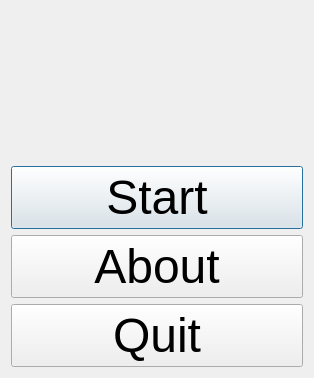
<?xml version="1.0" encoding="UTF-8"?>
<ui version="4.0">
 <class>QtTestQtCreatorProFileMenuDialog</class>
 <widget class="QDialog" name="QtTestQtCreatorProFileMenuDialog">
  <property name="geometry">
   <rect>
    <x>0</x>
    <y>0</y>
    <width>314</width>
    <height>378</height>
   </rect>
  </property>
  <property name="font">
   <font>
    <pointsize>36</pointsize>
   </font>
  </property>
  <property name="windowTitle">
   <string>TestQtCreatorProFile</string>
  </property>
  <property name="windowIcon">
   <iconset resource="ToolTestQtCreatorProFile.qrc">
    <normaloff>:/images/PicQtCreator.png</normaloff>:/images/PicQtCreator.png</iconset>
  </property>
  <layout class="QVBoxLayout" name="verticalLayout">
   <item>
    <widget class="QLabel" name="image">
     <property name="text">
      <string/>
     </property>
     <property name="pixmap">
      <pixmap resource="ToolTestQtCreatorProFile.qrc">:/images/ToolTestQtCreatorProFile.png</pixmap>
     </property>
     <property name="alignment">
      <set>Qt::AlignCenter</set>
     </property>
    </widget>
   </item>
   <item>
    <widget class="QPushButton" name="button_start">
     <property name="text">
      <string>Start</string>
     </property>
    </widget>
   </item>
   <item>
    <widget class="QPushButton" name="button_about">
     <property name="text">
      <string>About</string>
     </property>
    </widget>
   </item>
   <item>
    <widget class="QPushButton" name="button_quit">
     <property name="text">
      <string>Quit</string>
     </property>
    </widget>
   </item>
  </layout>
 </widget>
 <resources>
  <include location="ToolTestQtCreatorProFile.qrc"/>
 </resources>
 <connections/>
</ui>
